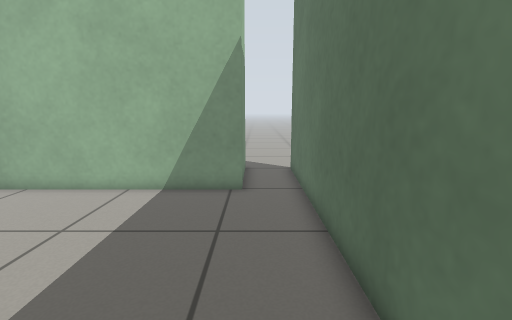
View 1 (above)

16 first-person views from a walk through a world built for the Gazebo simulator. The camera is 0.76 m above the floor, tilts 10° down and sees 85° across. The floor is counted in squares, 0.25 m on a side. Each view is taken from the middle of a square. On the plan, view 1 faces up. The plan holds only what a view shows up to about 20 squares ahead; the rest is blank.

View 2
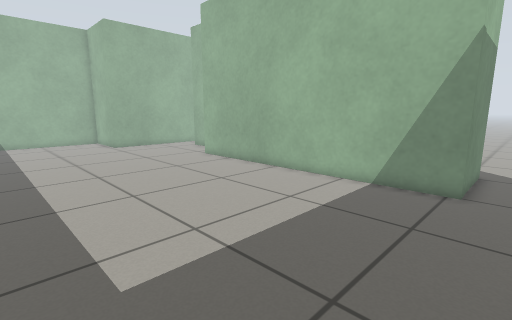

View 3
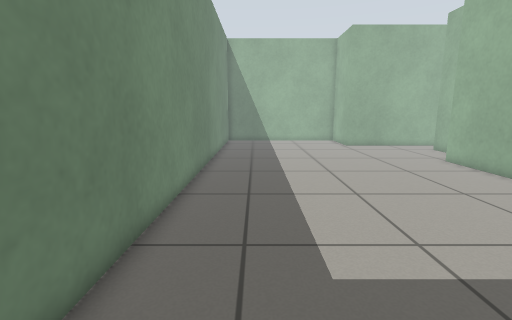

View 4
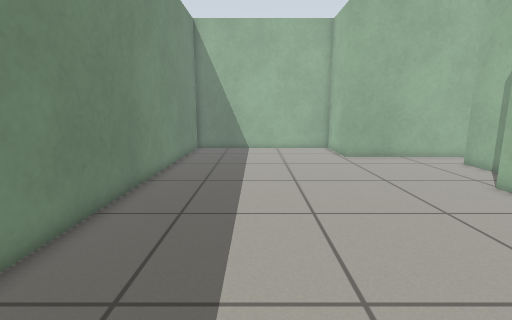

View 5
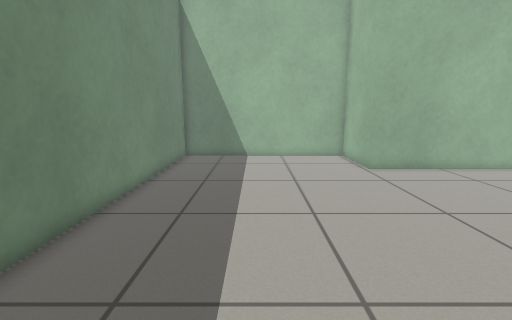

View 6
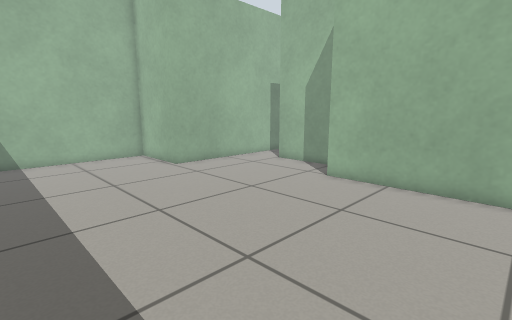

View 7
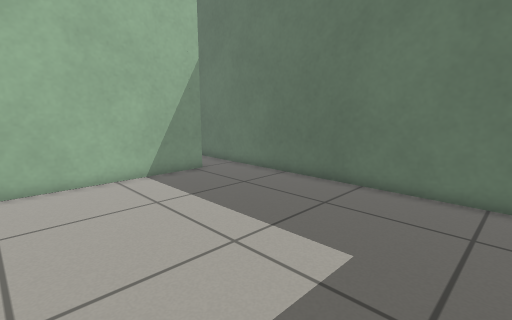

View 8
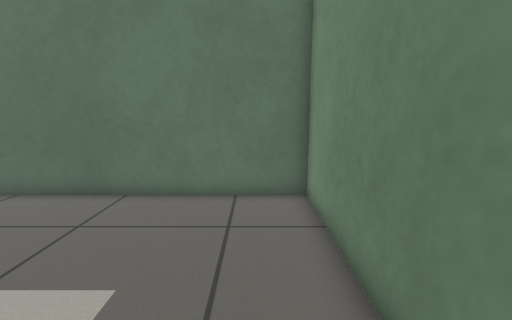

View 9
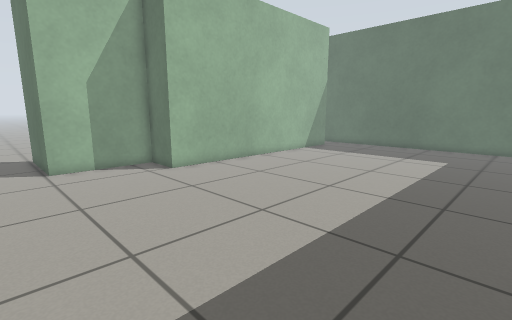

View 10
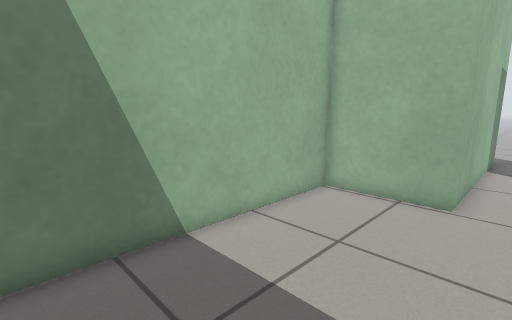

View 11
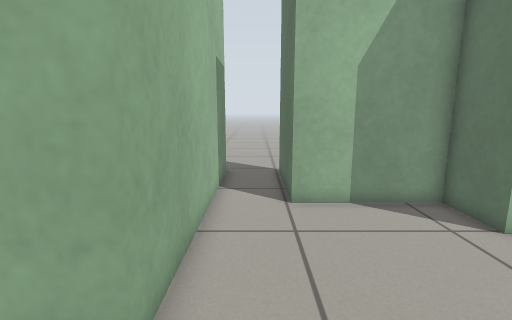

View 12
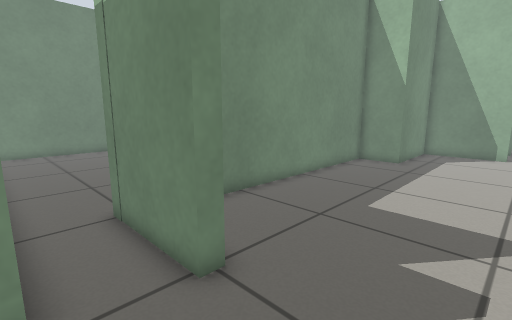

View 13
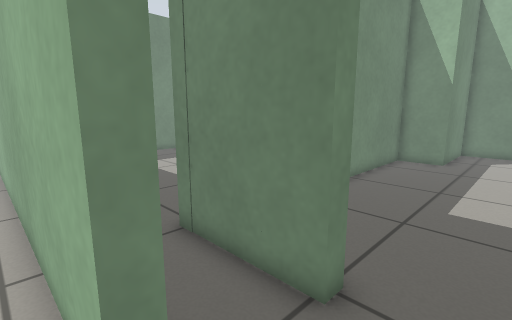

View 14
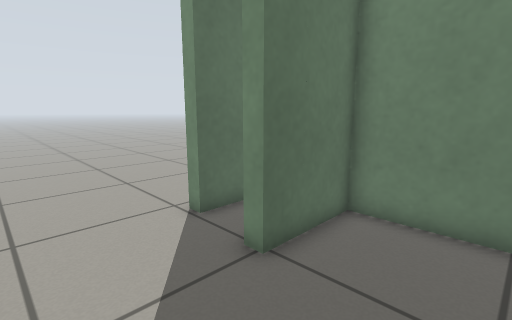

View 15
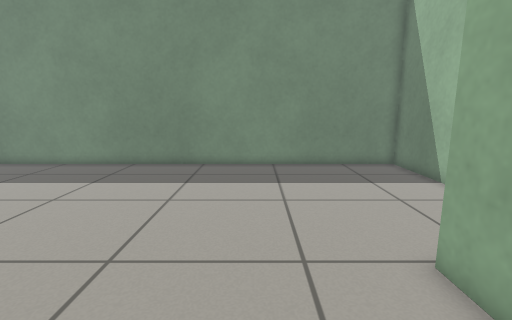

View 16
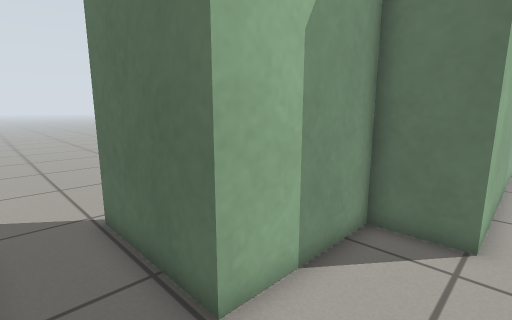

### Floor plan
Points are (right, up) in squares from view 1. A wall is a line through its corners. A room is listed if a view was taken in it or the views show most of it. See-through windows are left out.
Room 1 (views 1, 2, 3, 4, 5, 6, 7, 8, 9, 10, 11, 15, 16)
walls: (-0.6, 15) (-0.6, 10.6) (-15.8, 10.6) (-15.8, 13) (-20.8, 13) (-20.8, 18); (-23.5, 18) (-23.5, 7) (-27.9, 7) (-27.9, -3.8) (1.8, -3.9) (1.8, 14.5)
ways out: opening at (2, 17) to room 2; opening at (-20.5, 19) to room 3; opening at (-1, 17) to room 3
Room 2 (views 12, 13)
walls: (1.8, 14.5) (2.4, 14.5) (2.4, 0.4)
ways out: opening at (2, 17) to room 1
Room 3 (view 14)
walls: (-20.2, 18) (-20.2, 13.6) (-15.2, 13.6) (-15.2, 11.2) (-1.2, 11.2) (-1.2, 15) (-0.6, 15)
ways out: opening at (-20.5, 19) to room 1; opening at (-1, 17) to room 1

Where each view was taken, in squares from view 1:
view 1: 0 up, 0 right, facing up
view 2: 1 down, 1 right, facing up-left
view 3: 1 down, 1 right, facing left
view 4: 1 up, 5 left, facing left
view 5: 1 up, 9 left, facing left
view 6: 1 down, 9 left, facing up-left
view 7: 2 down, 9 left, facing up-right
view 8: 2 down, 8 left, facing right
view 9: 3 down, 23 left, facing up-right
view 10: 3 down, 22 left, facing up-left
view 11: 4 up, 22 left, facing up
view 12: 19 up, 2 right, facing down-left
view 13: 17 up, 3 right, facing down-left
view 14: 19 up, 5 left, facing down-right
view 15: 12 up, 20 left, facing down
view 16: 10 up, 23 left, facing up-right
